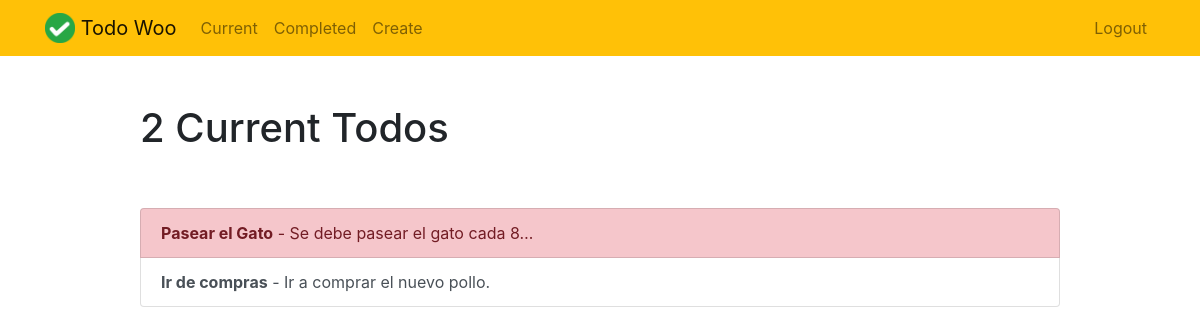
/current/ (signed in), run on an earlier commit of the app's database.
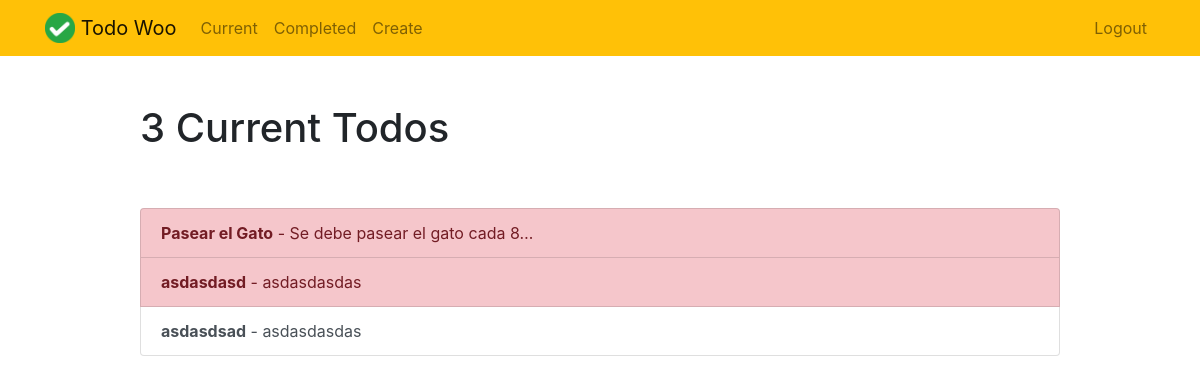
And on a later commit of the database.
### todo/models.py (models this page shows, shortened)
class Todo(models.Model):
	title = models.CharField(max_length=100)
	memo = models.TextField(blank=True)
	created = models.DateTimeField(auto_now_add=True)
	date_completed = models.DateTimeField(null=True, blank=True)
	important = models.BooleanField(default=False)
	user = models.ForeignKey(User, on_delete=models.CASCADE)

### todo/views.py (the view)
# urls.py: path('current/', views.current_todos, name='current_todos'),
@login_required
def current_todos(request):
	todos = Todo.objects.filter(user=request.user, date_completed__isnull=True)
	return render(request, 'todo/current_todos.html', {'todos': todos})

### todo/templates/todo/current_todos.html
{% extends "todo/base.html" %}
{% block content %}
    <div class="row justify-content-center mt-5">
        <div class="col-md-10">
            {% if todos %}
                 <h1>{{ todos.count }} Current Todo{{ todos.count|pluralize }}</h1>
            {% else %}
                           <h1>Current Todos</h1>
            {% endif %}
        </div>
    </div>
    <div class="row justify-content-center mt-5">
        <div class="col-md-10">
        {% if todos %}
            <div class="list-group">
                {% for todo in todos %}
                    <a href="{% url 'view_todo' todo.id %}" class="list-group-item list-group-item-action{% if todo.important %} list-group-item-danger{% endif %}"><b>{{ todo.title }}</b>{% if todo.memo %} - {{ todo.memo|truncatechars:30 }}{% endif %}</a>
                {% endfor %}
            </div>
        {% else %}
            <div class="text-center">
                <h2>Looks like you don't have any todos! Nice work.</h2>
            <br>
            <a role="button" class="btn btn-primary" href="{% url 'create_todo' %}">New Todo</a>
            </div>
        {% endif %}
        </div>
    </div>
{% endblock %}

What changed in the data, as far as the page shows it:
removed Todo: title "Ir de compras", memo "Ir a comprar el nuevo pollo.", important False (drawn)
added Todo: title "asdasdasd", memo "asdasdasdas", important True (drawn)
added Todo: title "asdasdsad", memo "asdasdasdas", important False (drawn)
Also different on the page:
{{ todos.count }}: "2" → "3"
